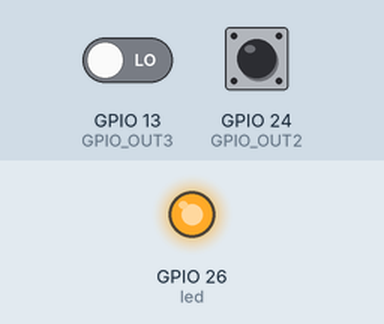
Recording of a program running on a simulated Raspberry Pi (BCM pin numbers). On the bench: output pins drawn as LEDs (lit = HIGH). The inputs (shaded band) are chosen by the test bench; at power-on: GPIO 13 (GPIO_OUT3) LOW, GPIO 24 (GPIO_OUT2) HIGH.

Above: at 0.1 s.
Timing chart, 0 to 1.6 s (numbered marks = the images above):
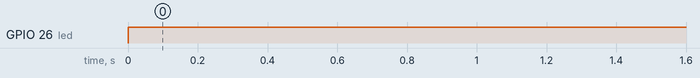

The program:

is_full.py
```python
import time
import RPi.GPIO as GPIO
from time import sleep
import os
from gpiozero import LED


def jianman():
    # 检测垃圾箱是否装满
    GPIO.setmode(GPIO.BCM)
    GPIO_OUT2 = 24
    GPIO_OUT3 = 13
    GPIO_OUT4 = 25
    led = LED(26)
    GPIO.setwarnings(False)
    GPIO.setup(GPIO_OUT2, GPIO.IN)
    GPIO.setup(GPIO_OUT3, GPIO.IN)
    GPIO.setup(GPIO_OUT4, GPIO.IN)
    if GPIO.input(GPIO_OUT2) == 0 or GPIO.input(GPIO_OUT3) == 0 or GPIO.input(GPIO_OUT4) == 0:  # 当有障碍物（即垃圾已满时）时，传感器输出低电平，所以检测低电平
        led.on()
        time.sleep(1)
        a = True
    else:
        led.off()
        time.sleep(1)
        a=False
    return a


if __name__ == '__main__':
    while True:
        jianman()
```

Measured:
- by itself, GPIO 26 (led): LOW → HIGH at 0.00 s
